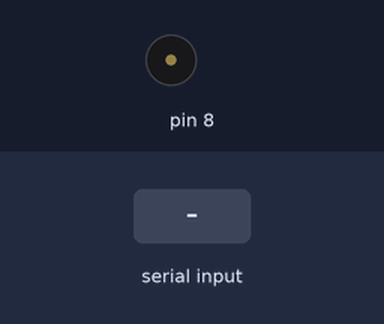
This sketch was run on a simulated Arduino Uno, built with avr-gcc and run on an emulated ATmega328P. On the bench: buzzer (waves = sounding). The inputs (shaded band) are chosen by the test bench.

Above: at 1.2 s.
1.3 s: "a\n" received over Serial
At 2.42 s:
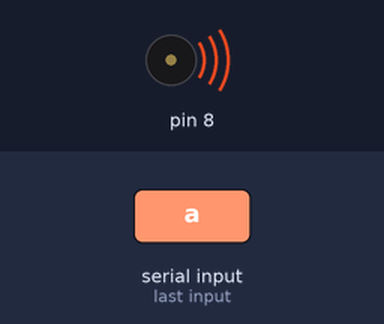
Timing chart, 0 to 4.3 s (numbered marks = the images above; inputs shaded):
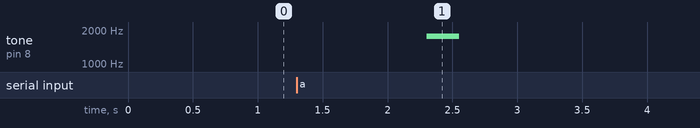

Measured:
- after the input at 1.3 s, tone on pin 8: silent → 1760 Hz after 1.0 s, → silent 0.25 s later

The sketch:

cntply.ino
```cpp
void setup() {
  Serial.begin(9600); // opens serial port, sets data rate to 9600 bps
}

void loop() {
   char a[1000];
   char ch;
   int co, l, i;
   float fq, du;
   boolean sh=false, oc=false, cmt=false;
   co=4;
   l=0;
   while (Serial.readBytes(&ch,1) > 0) {
      a[l]=ch;
      if (a[l]=='\'') cmt=true;
      if (a[l]!='\n' && cmt==false) l++;
      if (a[l]=='\n') cmt=false;
   }
   if (l>0) {
     i=0;
     do {
       //a[i]=fgetc(fp);
       //a[i+1]=fgetc(fp);
       //cout << ch[0];
       fq=0;
       du=0;
       a[i]=tolower(a[i]);
       if (a[i]=='#')
       {
          sh=true;
       }
       if (a[i]=='c')
         if (sh) fq=138.59; else fq=130.81;
       if (a[i]=='d')
         if (sh) fq=155.56; else fq=146.83;
       if (a[i]=='e') fq=164.81;
       if (a[i]=='f')
         if (sh) fq=185.00; else fq=174.61;
       if (a[i]=='g')
         if (sh) fq=207.65; else fq=196.00;
       if (a[i]=='a')
         if (sh) fq=233.08; else fq=220.00;
       if (a[i]=='b') fq=246.94;
       if (a[i]!='*')
         if (a[i+1]=='0') du=1; else du=1/pow(2,(a[i+1]-'0'));
       else co=a[i+1]-'0';
       if (a[i]>='a' && a[i]<='g') sh=false;
       if ((a[i+1]<'0' || a[i+1]>'9') && a[i]!='#')
       {
         oc=true;
         du=0.125;
       }
       tone(8, fq*(pow(2,co)/2));
       delay(2000*du);
       noTone(8);
       if (sh || oc)
       {
         oc=false;
         i++;
       } else i=i+2;
     } while (i<(l-1));
   }
}
```
